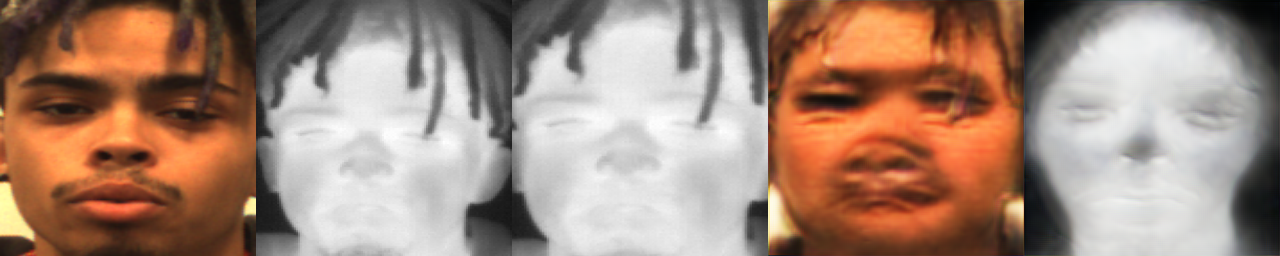
#> input picture STN/samples/300.png, 1280 x 256 px, given as the content of the folder ../dataset/50kshoes_edges, which was not available
$ python combine_A_and_B_mod.py   (older library calls are emulated)
#> lines starting #> are read from the running program, lines starting #| are printed output that depends on the picture
import os
import numpy as np
import cv2
import argparse
from multiprocessing import Pool


"""
Pairs without needing a train or test sub-directory.
Official pairing script from: https://github.com/junyanz/pytorch-CycleGAN-and-pix2pix/blob/master/datasets/combine_A_and_B.py

Usage:
python datasets/combine_A_and_B.py --fold_A /path/to/data/A --fold_B /path/to/data/B --fold_AB /path/to/data
A and B image names must be EXACTLY the same like: A/1.jpg and B/1.jpg

Exa:

A: '/home/ec2-user/scripts/frames/0009/20201215T172319' # RGB
B: '/home/ec2-user/scripts/thermal/0009/20201215T172319' # THERMAL
AB: '/home/ec2-user/scripts/pairs/0009/20201215T172319'

python datasets/combine_A_and_B.py --fold_A /path/to/data/A --fold_B /path/to/data/B --fold_AB /path/to/data
Ref: https://github.com/junyanz/pytorch-CycleGAN-and-pix2pix/blob/master/docs/datasets.md

"""


def image_write(path_A, path_B, path_AB):
    im_A = cv2.imread(path_A, 1) # python2: cv2.CV_LOAD_IMAGE_COLOR; python3: cv2.IMREAD_COLOR
    im_B = cv2.imread(path_B, 1) # python2: cv2.CV_LOAD_IMAGE_COLOR; python3: cv2.IMREAD_COLOR
    im_AB = np.concatenate([im_A, im_B], 1)
    cv2.imwrite(path_AB, im_AB)


parser = argparse.ArgumentParser('create image pairs')
parser.add_argument('--fold_A', dest='fold_A', help='input directory for image A', type=str, default='../dataset/50kshoes_edges')
parser.add_argument('--fold_B', dest='fold_B', help='input directory for image B', type=str, default='../dataset/50kshoes_jpg')
parser.add_argument('--fold_AB', dest='fold_AB', help='output directory', type=str, default='../dataset/test_AB')
parser.add_argument('--num_imgs', dest='num_imgs', help='number of images', type=int, default=1000000)
parser.add_argument("--experiment", type=str, default="none", help="experiment_name")
args = parser.parse_args()

print("STARTING!")

os.makedirs("/home/local/AD/cordun1/experiments/TFC-GAN-STN/%s/pairs/real/" % args.experiment, exist_ok=True)
os.makedirs("/home/local/AD/cordun1/experiments/TFC-GAN-STN/%s/pairs/reg/" % args.experiment, exist_ok=True)

for arg in vars(args):
    print('[%s] = ' % arg, getattr(args, arg))


img_fold_A = args.fold_A
print("A:", img_fold_A)

img_fold_B = args.fold_B
print("B:", img_fold_B)

img_list = os.listdir(img_fold_A)

num_imgs = min(args.num_imgs, len(img_list))
print('use %d/%d images' % (num_imgs, len(img_list)))

img_fold_AB = args.fold_AB

if not os.path.isdir(img_fold_AB):
    os.makedirs(img_fold_AB)
    print('number of images = %d' % (num_imgs))

for n in range(num_imgs):
    name_A = img_list[n] #1.jpg
    path_A = os.path.join(img_fold_A, name_A)
    name_B = name_A
    path_B = os.path.join(img_fold_B, name_B)

    if os.path.isfile(path_A) and os.path.isfile(path_B):
        name_AB = name_A
        path_AB = os.path.join(img_fold_AB, name_AB)
        print("path_AB:", path_AB)

        im_A = cv2.imread(path_A, 1) # python2: cv2.CV_LOAD_IMAGE_COLOR; python3: cv2.IMREAD_COLOR
#> im_A is the input picture: shape (256, 1280, 3); mean B, G, R 121.3, 136.3, 163.7
        im_B = cv2.imread(path_B, 1) # python2: cv2.CV_LOAD_IMAGE_COLOR; python3: cv2.IMREAD_COLOR
        im_AB = np.concatenate([im_A, im_B], 1)
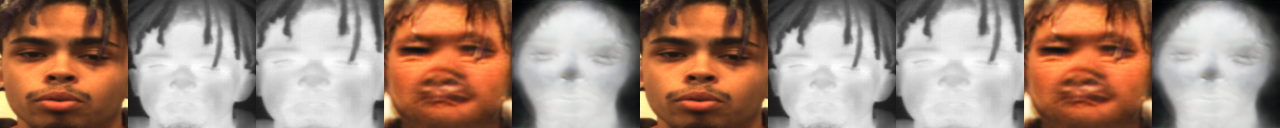
#> im_AB: shape (256, 2560, 3) (shown at 1/2 size); mean B, G, R 121.3, 136.3, 163.7
        cv2.imwrite(path_AB, im_AB)

print("Done!")

$ run again, on STN/samples/450.png
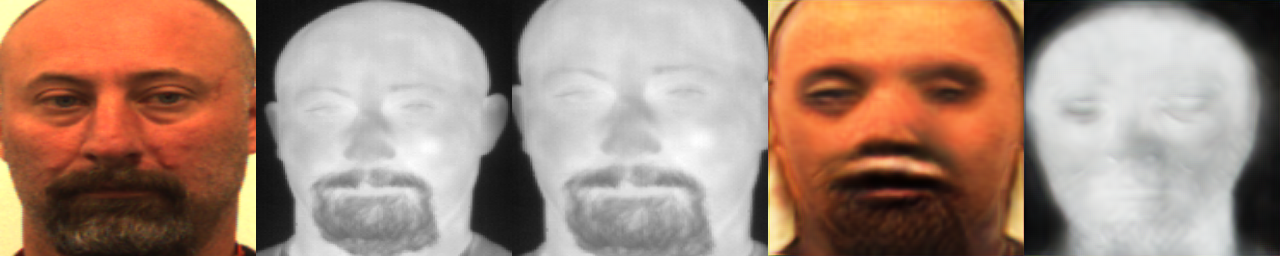
#> input picture STN/samples/450.png, 1280 x 256 px, given as the content of the folder ../dataset/50kshoes_edges, which was not available
#> im_A is the input picture: shape (256, 1280, 3); mean B, G, R 121.2, 136.6, 165.5
#> `im_AB = np.concatenate([im_A, im_B], 1)`:
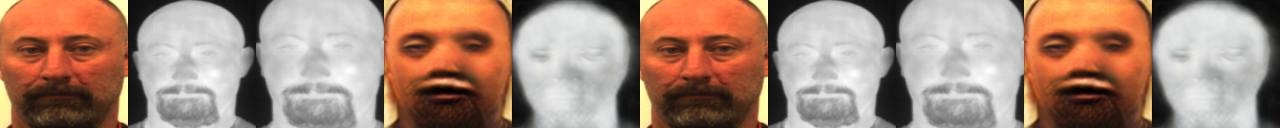
#> im_AB: shape (256, 2560, 3) (shown at 1/2 size); mean B, G, R 121.2, 136.6, 165.5
